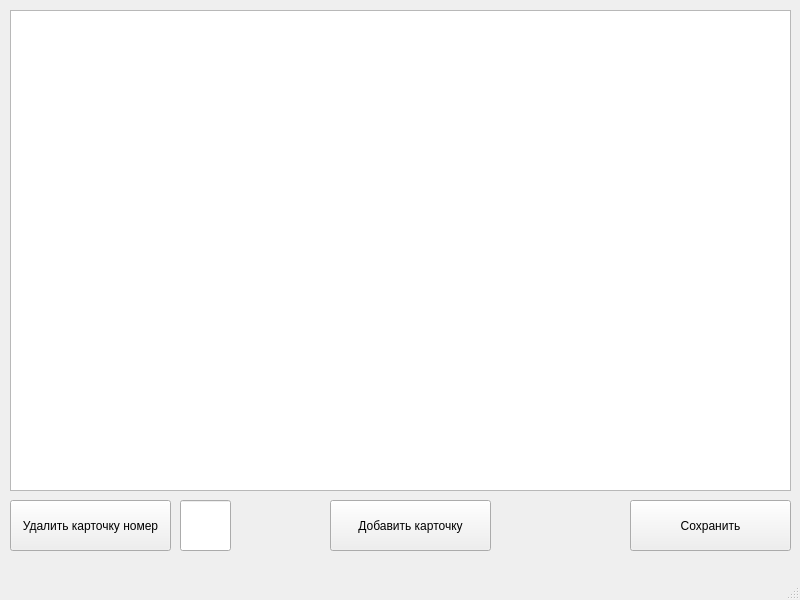
<?xml version="1.0" encoding="UTF-8"?>
<ui version="4.0">
 <class>MainWindow</class>
 <widget class="QMainWindow" name="MainWindow">
  <property name="geometry">
   <rect>
    <x>0</x>
    <y>0</y>
    <width>800</width>
    <height>600</height>
   </rect>
  </property>
  <property name="windowTitle">
   <string>Кофе</string>
  </property>
  <widget class="QWidget" name="centralwidget">
   <widget class="QTableWidget" name="tbl_wdt">
    <property name="geometry">
     <rect>
      <x>10</x>
      <y>10</y>
      <width>781</width>
      <height>481</height>
     </rect>
    </property>
   </widget>
   <widget class="QPushButton" name="btn_del">
    <property name="geometry">
     <rect>
      <x>10</x>
      <y>500</y>
      <width>161</width>
      <height>51</height>
     </rect>
    </property>
    <property name="text">
     <string>Удалить карточку номер</string>
    </property>
   </widget>
   <widget class="QLineEdit" name="ledit_del">
    <property name="geometry">
     <rect>
      <x>180</x>
      <y>500</y>
      <width>51</width>
      <height>51</height>
     </rect>
    </property>
   </widget>
   <widget class="QPushButton" name="btn_add">
    <property name="geometry">
     <rect>
      <x>330</x>
      <y>500</y>
      <width>161</width>
      <height>51</height>
     </rect>
    </property>
    <property name="text">
     <string>Добавить карточку</string>
    </property>
   </widget>
   <widget class="QPushButton" name="btn_save">
    <property name="geometry">
     <rect>
      <x>630</x>
      <y>500</y>
      <width>161</width>
      <height>51</height>
     </rect>
    </property>
    <property name="text">
     <string>Сохранить</string>
    </property>
   </widget>
  </widget>
  <widget class="QMenuBar" name="menubar">
   <property name="geometry">
    <rect>
     <x>0</x>
     <y>0</y>
     <width>800</width>
     <height>21</height>
    </rect>
   </property>
  </widget>
  <widget class="QStatusBar" name="statusbar"/>
 </widget>
 <resources/>
 <connections/>
</ui>
